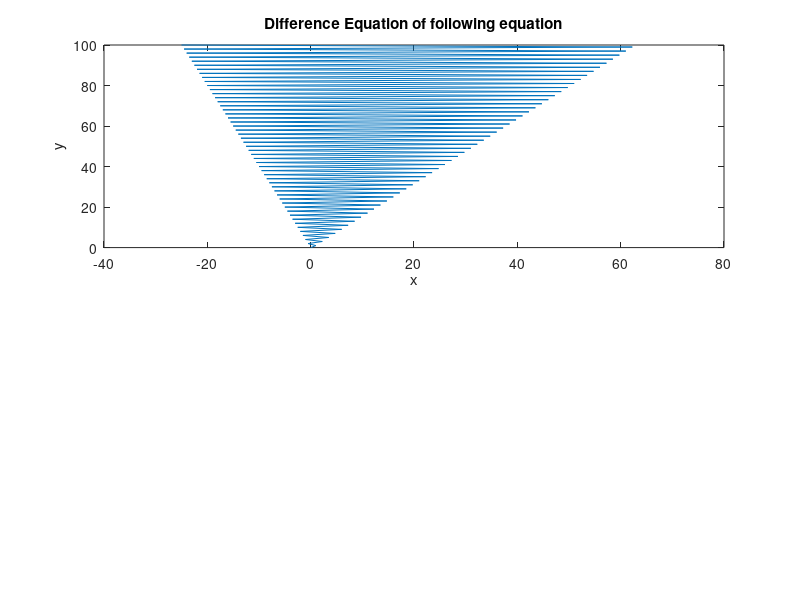

The MATLAB source for this figure: (Note: this script raises an error after producing the figure.)
%A particular linear and time-invariant system is described by the
%difference equation:

% y(n) - 0.5y(n-1) + 0.25y(n-2) = x(n) + 2x(n-1) + x(n-3)

% a) Determine the stability of the system.
%Therefore: We need to use the filter function
%Let us take coefficients of both y (here a) and x (here b)

a = [1 -5/10 25/100];
b = [1 2 1];
y = 0:100;
x = filter(a,b,y);
subplot(211),plot(x,y);
title('Difference Equation of following equation');
xlabel('x');
ylabel('y');
B = isstable(x);
disp(B);
% b) Determine and plot the impulse response of the system over 0<=n<=100. 
z = dirac(x);
subplot(212),stem(z,y);
title('Impulse Response of Difference Equation of following equation');
xlabel('z');
ylabel('y');
% c) Determine the stability from this impulse response
B2 = isstable(z);
disp(B2);